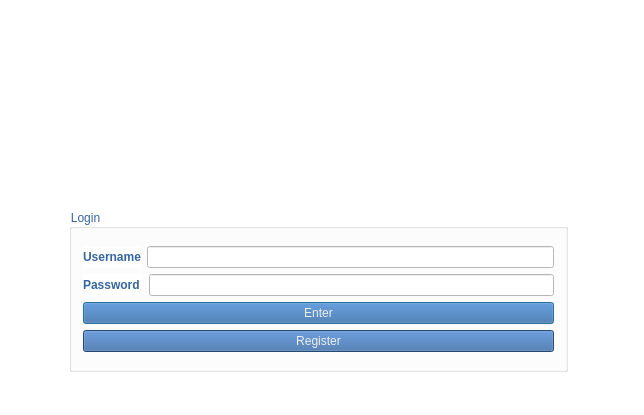
<?xml version="1.0" encoding="UTF-8"?>
<ui version="4.0">
 <class>MainWindow</class>
 <widget class="QMainWindow" name="MainWindow">
  <property name="geometry">
   <rect>
    <x>0</x>
    <y>0</y>
    <width>644</width>
    <height>415</height>
   </rect>
  </property>
  <property name="windowTitle">
   <string>MainWindow</string>
  </property>
  <property name="styleSheet">
   <string notr="true">background-color:rgb(255, 255, 255);
color: rgb(211, 215, 207);</string>
  </property>
  <widget class="QWidget" name="centralWidget">
   <widget class="QFrame" name="LoginFrame">
    <property name="geometry">
     <rect>
      <x>60</x>
      <y>30</y>
      <width>517</width>
      <height>351</height>
     </rect>
    </property>
    <widget class="QLabel" name="label_logo">
     <property name="geometry">
      <rect>
       <x>10</x>
       <y>30</y>
       <width>499</width>
       <height>121</height>
      </rect>
     </property>
     <property name="text">
      <string/>
     </property>
     <property name="pixmap">
      <pixmap>../Pictures/kentkart-logo.png</pixmap>
     </property>
     <property name="scaledContents">
      <bool>true</bool>
     </property>
    </widget>
    <widget class="QGroupBox" name="groupBox">
     <property name="geometry">
      <rect>
       <x>9</x>
       <y>179</y>
       <width>499</width>
       <height>163</height>
      </rect>
     </property>
     <property name="styleSheet">
      <string notr="true">color:rgb(52, 101, 164);</string>
     </property>
     <property name="title">
      <string>Login</string>
     </property>
     <layout class="QVBoxLayout" name="verticalLayout_3">
      <item>
       <layout class="QVBoxLayout" name="verticalLayout_2">
        <item>
         <layout class="QVBoxLayout" name="verticalLayout">
          <item>
           <layout class="QHBoxLayout" name="horizontalLayout_2">
            <item>
             <widget class="QLabel" name="label">
              <property name="styleSheet">
               <string notr="true">color:rgb(52, 101, 164);</string>
              </property>
              <property name="text">
               <string>&lt;html&gt;&lt;head/&gt;&lt;body&gt;&lt;p&gt;&lt;span style=&quot; font-weight:600;&quot;&gt;Username&lt;/span&gt;&lt;/p&gt;&lt;/body&gt;&lt;/html&gt;</string>
              </property>
             </widget>
            </item>
            <item>
             <widget class="QLineEdit" name="lineEdit_username">
              <property name="font">
               <font>
                <weight>50</weight>
                <bold>false</bold>
               </font>
              </property>
              <property name="styleSheet">
               <string notr="true">color:rgb(52, 101, 164);
border-color: rgb(238, 238, 236);</string>
              </property>
             </widget>
            </item>
           </layout>
          </item>
          <item>
           <layout class="QHBoxLayout" name="horizontalLayout_3">
            <item>
             <widget class="QLabel" name="label_2">
              <property name="styleSheet">
               <string notr="true">color:rgb(52, 101, 164);</string>
              </property>
              <property name="text">
               <string>&lt;html&gt;&lt;head/&gt;&lt;body&gt;&lt;p&gt;&lt;span style=&quot; font-weight:600;&quot;&gt;Password  &lt;/span&gt;&lt;/p&gt;&lt;/body&gt;&lt;/html&gt;</string>
              </property>
             </widget>
            </item>
            <item>
             <widget class="QLineEdit" name="lineEdit_2_password">
              <property name="styleSheet">
               <string notr="true">border-color: rgb(238, 238, 236);
color:rgb(52, 101, 164);



</string>
              </property>
             </widget>
            </item>
           </layout>
          </item>
         </layout>
        </item>
        <item>
         <widget class="QPushButton" name="pushButton_Login">
          <property name="styleSheet">
           <string notr="true">background-color:rgb(52, 101, 164);
color: rgb(238, 238, 236);</string>
          </property>
          <property name="text">
           <string>Enter</string>
          </property>
          <property name="autoDefault">
           <bool>true</bool>
          </property>
          <property name="default">
           <bool>true</bool>
          </property>
         </widget>
        </item>
        <item>
         <widget class="QPushButton" name="pushButton_Register">
          <property name="styleSheet">
           <string notr="true">background-color:rgb(52, 101, 164);
color: rgb(238, 238, 236);</string>
          </property>
          <property name="text">
           <string>Register</string>
          </property>
         </widget>
        </item>
       </layout>
      </item>
     </layout>
    </widget>
   </widget>
  </widget>
  <widget class="QStatusBar" name="statusBar"/>
 </widget>
 <layoutdefault spacing="6" margin="11"/>
 <resources/>
 <connections/>
</ui>
